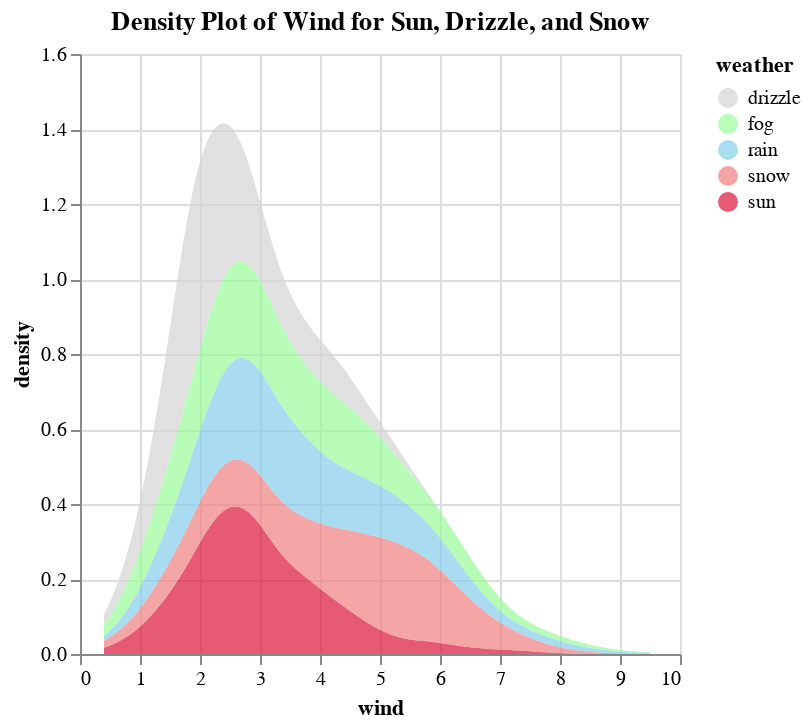

Notebook cell for this chart:
### Markdown cell above
### Part 4 - Colors (20 points)

Please email the instructor if you have problems to complete the color-related homework.

##### Question 1 (5 points)

Following is a density plot for the wind speed for all five types of weather. Is there any problems in the figure? Try to name at least two ways you can do to re-design the figure (change the mark/channel/encoding etc.)

### Code cell
# Create density plots using Altair
density_plot = alt.Chart(weather).transform_density(
    'wind',
    groupby=['weather'],
    as_=['wind', 'density']
).mark_area(opacity=0.7).encode(
    #change OPACITY
    alt.X('wind:Q'),
    alt.Y('density:Q'),
    alt.Color('weather:N', scale=alt.Scale(
            range=['lightgray', 'palegreen', 'skyblue', 'lightcoral', 'crimson']))
).properties(
    title='Density Plot of Wind for Sun, Drizzle, and Snow'
)

# Show the plot
density_plot.display()

### Figure 1 — Vega-Lite specification as saved in the notebook (floating-point values rounded to 4 significant figures; data arrays with more than 128 entries replaced by an {"elided": "..."} marker saying what was removed)
{"config": {"view": {"continuousWidth": 300, "continuousHeight": 300}}, "data": {"name": "data-6881b3c76720a51ecae2e2fb5659aff4"}, "mark": {"type": "area", "opacity": 0.7}, "encoding": {"color": {"field": "weather", "scale": {"range": ["lightgray", "palegreen", "skyblue", "lightcoral", "crimson"]}, "type": "nominal"}, "x": {"field": "wind", "type": "quantitative"}, "y": {"field": "density", "type": "quantitative"}}, "title": "Density Plot of Wind for Sun, Drizzle, and Snow", "transform": [{"density": "wind", "groupby": ["weather"], "as": ["wind", "density"]}], "$schema": "https://vega.github.io/schema/vega-lite/v5.20.1.json", "datasets": {"data-6881b3c76720a51ecae2e2fb5659aff4": {"elided": "1461 records"}}}
